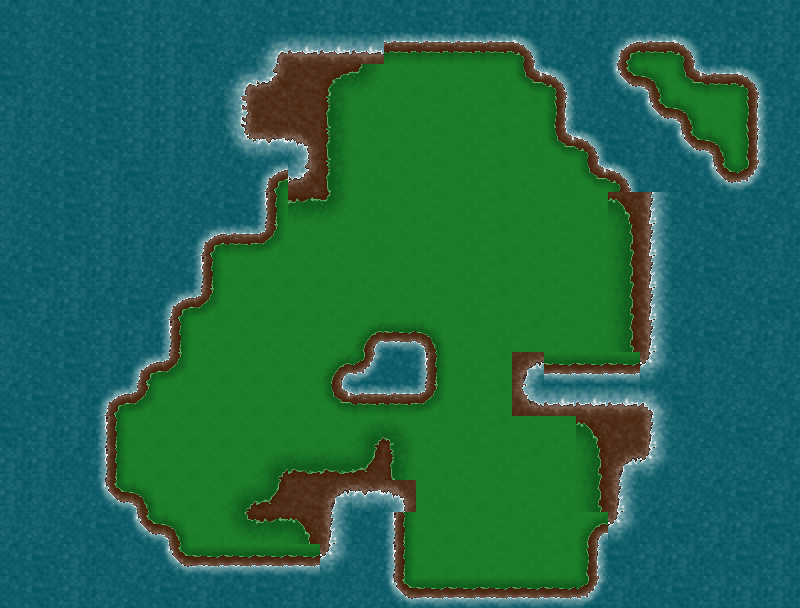

The image is a tile-based game level rendered from a .tmx file. Its description and complete source (layers, tilesets, objects, tile grids) follow:
An orthogonal 25x19 tile map with 32x32 px tiles, 1 tile layer (land) and 20 objects (cap1, cap4, cap5, cap14, cap10, ...).

<map version="1.10" tiledversion="1.10.1" orientation="orthogonal" renderorder="right-down" width="25" height="19" tilewidth="32" tileheight="32" infinite="0" nextlayerid="6" nextobjectid="43">
 <editorsettings>
  <export target="country.json" format="json" />
 </editorsettings>
 <tileset firstgid="1" source="placeholderTile.tsx" />
 <layer id="1" name="land" width="25" height="19">
  <data encoding="csv">
2,1,2,3,4,1,2,1,2,3,4,1,2,3,4,3,4,4,4,1,1,1,2,3,4,
2,1,2,3,4,4,3,1,6,11,11,11,41,41,41,41,37,1,2,40,41,37,4,4,4,
3,1,2,3,4,4,1,6,14,20,22,30,33,33,34,35,45,37,4,39,47,45,41,37,2,
4,1,2,3,4,4,4,10,20,18,26,35,33,34,35,36,36,42,1,2,39,47,33,42,4,
1,1,2,3,4,4,1,5,9,13,26,33,33,34,35,36,35,45,37,3,4,39,47,42,1,
1,2,3,4,3,1,1,2,40,14,26,35,33,34,35,36,34,35,45,37,1,2,39,38,1,
1,2,3,4,1,1,2,3,44,27,30,35,33,34,35,36,33,34,35,23,12,2,3,1,2,
1,2,3,4,4,1,40,41,48,33,34,35,33,34,35,36,33,34,35,28,12,1,2,3,4,
2,3,4,4,1,2,44,33,33,33,33,34,33,34,35,36,33,34,35,28,12,2,3,1,1,
3,4,4,2,3,40,48,33,33,33,34,33,33,34,35,36,33,34,35,28,12,1,1,2,3,
1,2,3,4,4,44,34,33,34,34,34,46,43,47,34,35,36,34,35,28,12,2,3,4,4,
1,2,3,4,40,48,33,33,33,33,46,38,2,44,35,36,16,43,43,43,8,4,1,2,1,
2,3,4,40,48,33,33,33,33,33,45,41,41,48,35,36,15,11,11,11,7,3,1,1,2,
3,4,4,44,33,33,33,33,33,33,33,32,29,34,35,36,33,34,23,19,12,1,2,3,4,
4,4,2,44,33,33,33,33,32,25,25,24,26,33,34,35,36,35,28,16,8,1,1,1,2,
4,1,1,39,47,33,33,32,24,20,16,9,13,35,33,33,34,35,28,12,1,1,2,3,4,
1,1,2,3,39,47,33,31,27,23,12,2,44,33,33,34,35,36,46,8,2,3,4,4,3,
2,3,4,2,1,39,43,43,43,43,8,1,44,33,33,34,35,36,42,3,4,4,2,3,4,
2,3,4,1,2,3,4,2,3,4,1,1,39,43,43,43,43,43,38,4,2,3,4,4,4
</data>
 </layer>
 <objectgroup id="2" name="capitals">
  <object id="1" name="cap1" x="418.333" y="68">
   <properties>
    <property name="faction" value="red" />
    <property name="hasCastle" type="bool" value="true" />
    <property name="hint" value="cap2,cap4,cap3" />
    <property name="ruler" value="Brad the Bold" />
   </properties>
   <point />
  </object>
  <object id="3" name="cap4" x="417.333" y="159">
   <properties>
    <property name="faction" value="red" />
    <property name="hasCastle" type="bool" value="true" />
    <property name="hint" value="cap1,cap2,cap5,cap8,cap9" />
    <property name="ruler" value="George the Wise" />
   </properties>
   <point />
  </object>
  <object id="5" name="cap5" x="546.667" y="195">
   <properties>
    <property name="hasCastle" type="bool" value="false" />
    <property name="hint" value="cap2,cap4,cap3,cap6,cap8,cap10" />
   </properties>
   <point />
  </object>
  <object id="12" name="cap14" x="463" y="431">
   <properties>
    <property name="hasCastle" type="bool" value="false" />
    <property name="hint" value="cap10,cap15,cap18,cap16,cap17" />
   </properties>
   <point />
  </object>
  <object id="15" name="cap10" x="523.333" y="333">
   <properties>
    <property name="faction" value="blue" />
    <property name="hasCastle" type="bool" value="true" />
    <property name="hint" value="cap6,cap8,cap11,cap14" />
    <property name="ruler" value="Frank the Strong" />
   </properties>
   <point />
  </object>
  <object id="18" name="cap2" x="480" y="122">
   <properties>
    <property name="hasCastle" type="bool" value="false" />
    <property name="hint" value="cap1,cap4,cap3,cap5,cap8" />
   </properties>
   <point />
  </object>
  <object id="24" name="cap12" x="227.667" y="382.333">
   <properties>
    <property name="hasCastle" type="bool" value="false" />
    <property name="hint" value="cap7,cap11,cap17,cap13" />
   </properties>
   <point />
  </object>
  <object id="25" name="cap13" x="186.667" y="488">
   <properties>
    <property name="faction" value="blue" />
    <property name="hasCastle" type="bool" value="true" />
    <property name="hint" value="cap12,cap17" />
    <property name="ruler" value="Wilfred the Kind" />
   </properties>
   <point />
  </object>
  <object id="27" name="cap3" x="703.333" y="103">
   <properties>
    <property name="hasCastle" type="bool" value="false" />
    <property name="hint" value="cap1,cap2,cap5,cap8" />
   </properties>
   <point />
  </object>
  <object id="29" name="cap17" x="323" y="443">
   <properties>
    <property name="hasCastle" type="bool" value="false" />
    <property name="hint" value="cap12,cap13,cap14" />
   </properties>
   <point />
  </object>
  <object id="31" name="cap18" x="555.667" y="525.333">
   <properties>
    <property name="hasCastle" type="bool" value="false" />
    <property name="hint" value="cap15,cap16,cap14" />
   </properties>
   <point />
  </object>
  <object id="32" name="cap15" x="575.333" y="458.667">
   <properties>
    <property name="hasCastle" type="bool" value="false" />
    <property name="hint" value="cap14,cap18,cap16" />
   </properties>
   <point />
  </object>
  <object id="33" name="cap11" x="378.667" y="319.333">
   <properties>
    <property name="hasCastle" type="bool" value="false" />
    <property name="hint" value="cap10,cap8,cap4,cap9,cap7,cap12," />
   </properties>
   <point />
  </object>
  <object id="34" name="cap16" x="440.333" y="538.333">
   <properties>
    <property name="faction" value="blue" />
    <property name="hasCastle" type="bool" value="true" />
    <property name="hint" value="cap14,cap18,cap15" />
    <property name="ruler" value="Stephen the Warrior" />
   </properties>
   <point />
  </object>
  <object id="38" name="cap9" x="350" y="229.667">
   <properties>
    <property name="hasCastle" type="bool" value="false" />
    <property name="hint" value="cap4,cap8,cap11,cap7" />
   </properties>
   <point />
  </object>
  <object id="39" name="cap7" x="285.667" y="273">
   <properties>
    <property name="faction" value="red" />
    <property name="hasCastle" type="bool" value="true" />
    <property name="hint" value="cap9,cap11,cap12,cap17" />
    <property name="ruler" value="Alfred the Swift" />
   </properties>
   <point />
  </object>
  <object id="41" name="cap8" x="471" y="242.667">
   <properties>
    <property name="hasCastle" type="bool" value="false" />
    <property name="hint" value="cap2,cap4,cap5,cap6,cap10,cap11,cap9" />
   </properties>
   <point />
  </object>
  <object id="42" name="cap6" x="591.667" y="271.333">
   <properties>
    <property name="hasCastle" type="bool" value="false" />
    <property name="hint" value="cap3,cap5,cap8,cap10" />
   </properties>
   <point />
  </object>
 </objectgroup>
 <objectgroup id="5" name="provinces" visible="0">
  <object id="19" name="prov1" x="388" y="39.6667">
   <polygon points="0,0 52.6667,-5.66667 73.6667,5.66667 78,42.3333 47.6667,79 1,64.6667 -6,22" />
  </object>
  <object id="20" name="prov2" x="437.333" y="118.667">
   <polygon points="0,0 28.6667,-35.6667 73,-12 84.6667,54 58,70.6667 19.3333,55.3333 -3.33333,43" />
  </object>
 </objectgroup>
</map>
